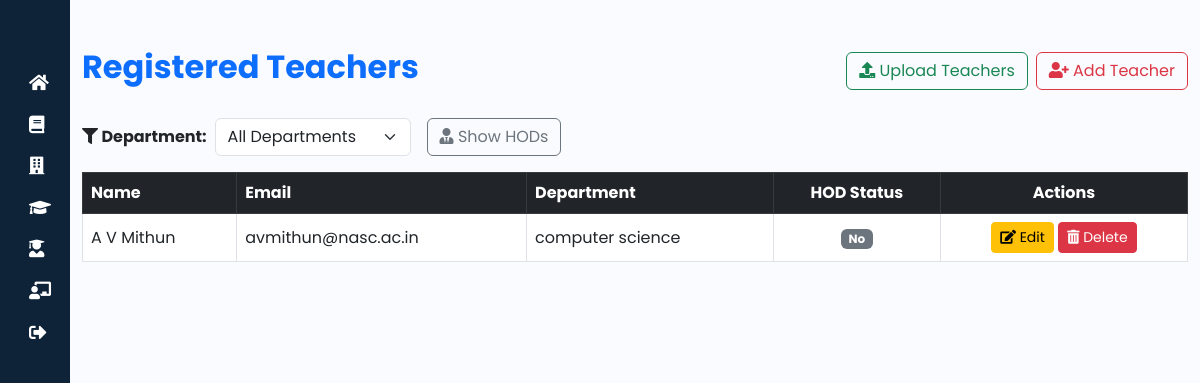
/teacher-list/ (signed in), run on an earlier commit of the app's database.
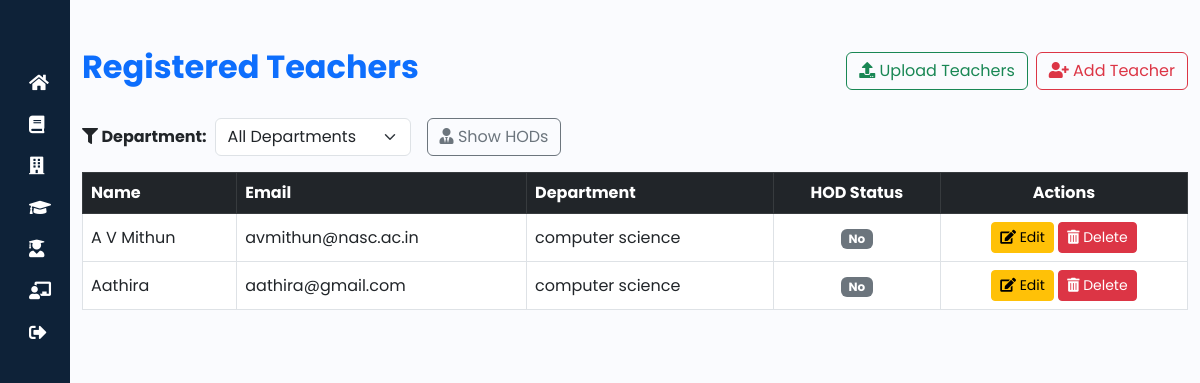
And on a later commit of the database.
### rapid/models.py (models this page shows, shortened)
class Teacher(models.Model):
    teacher_id = models.AutoField(primary_key=True)
    teacher_name = models.CharField(max_length=100)
    user_id = models.OneToOneField(User, on_delete=models.CASCADE)
    department_id = models.ForeignKey(Department, on_delete=models.CASCADE)
    phone = models.CharField(max_length=15, unique=True)
    email = models.EmailField(unique=True)
    is_hod = models.BooleanField(default=False)  # New field to mark HODs

class Department(models.Model):
    department_id=models.AutoField(primary_key=True)
    department_name=models.CharField(max_length=100)

### rapid/views.py (the view)
# urls.py: path('teacher-list/', views.teacher_list, name='teacher_list'),
@login_required
@admin_required
def teacher_list(request):
    teachers = Teacher.objects.all()  # Fetch all teachers from the database
    departments = Department.objects.all()  # Fetch all departments
    return render(request, 'rapid/teacher_list.html', {'teachers': teachers,"departments": departments})

### rapid/templates/rapid/teacher_list.html (shortened to what this page needs)
{% extends "base.html" %}
{% block content %}
<div class="container mt-5">
    <div class="d-flex justify-content-between align-items-center mb-4">
        <h2 class="fw-bold text-primary">Registered Teachers</h2>
        <div class="d-flex gap-2">
            <a href="/upload-teachers/" class="btn btn-outline-success">
                <i class="fas fa-upload"></i> Upload Teachers
            </a>
            <a href="/create-teacher/" class="btn btn-outline-danger">
                <i class="fas fa-user-plus"></i> Add Teacher
            </a>
        </div>
    </div>
    <div class="d-flex gap-3 mb-3">
        <div class="d-flex align-items-center gap-2">
            <label for="departmentFilter" class="fw-bold mb-0">
                <i class="fas fa-filter"></i> Department:
            </label>
            <select id="departmentFilter" class="form-select w-auto">
                <option value="all">All Departments</option>
            </select>
        </div>
        <button id="filterHodsBtn" class="btn btn-outline-secondary">
            <i class="fas fa-user-tie"></i> Show HODs
        </button>
    </div>
    <div class="table-responsive">
        <table class="table table-hover table-bordered align-middle">
            <thead class="table-dark">
                <tr>
                    <th>Name</th>
                    <th>Email</th>
                    <th>Department</th>
                    <th class="text-center">HOD Status</th>
                    <th class="text-center">Actions</th>
                </tr>
            </thead>
            <tbody id="teacherTable">
                {% for teacher in teachers %}
                <tr class="{% if teacher.is_hod %}hod{% else %}non-hod{% endif %}" data-department="{{ teacher.department_id.department_id }}">
                    <td>{{ teacher.teacher_name }}</td>
                    <td>{{ teacher.email }}</td>
                    <td>{{ teacher.department_id.department_name }}</td>
                    <td class="text-center">
                        {% if teacher.is_hod %}
                            <span class="badge bg-success">Yes</span>
                        {% else %}
                            <span class="badge bg-secondary">No</span>
                        {% endif %}
                    </td>
                    <td class="text-center">
                        <a href="{% url 'edit_teacher' teacher.pk %}" class="btn btn-warning btn-sm">
                            <i class="fas fa-edit"></i> Edit
                        </a>
                        <a href="{% url 'delete_teacher' teacher.teacher_id %}"
                           onclick="return confirm('Are you sure you want to delete this teacher?');"
                           class="btn btn-danger btn-sm">
                            <i class="fas fa-trash-alt"></i> Delete
                        </a>
                    </td>
                </tr>
                {% empty %}
                <tr>
                    <td colspan="5" class="text-center text-muted">No teachers available.</td>
                </tr>
                {% endfor %}
            </tbody>
        </table>
    </div>
</div>
{% endblock %}

What changed in the data, as far as the page shows it:
added Teacher: teacher_name "Aathira", email "aathira@gmail.com", department_id.department_name "computer science", is_hod "No"
